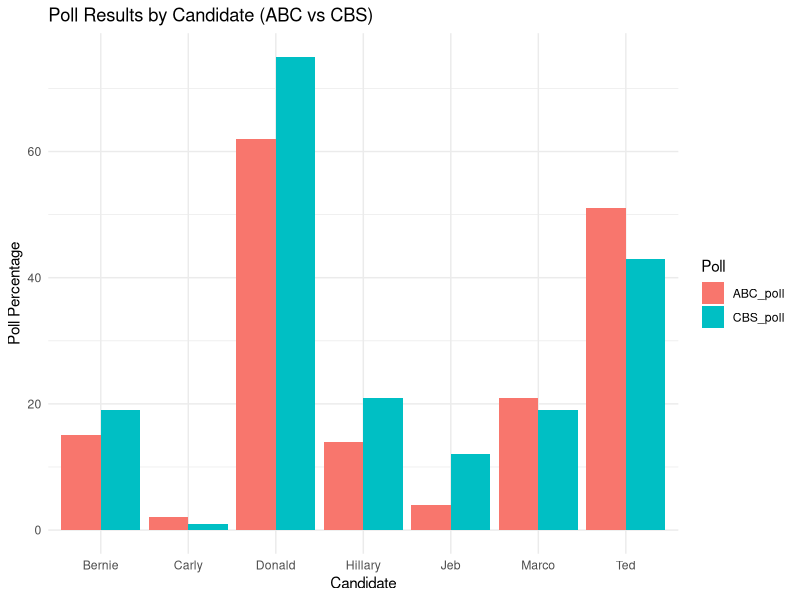
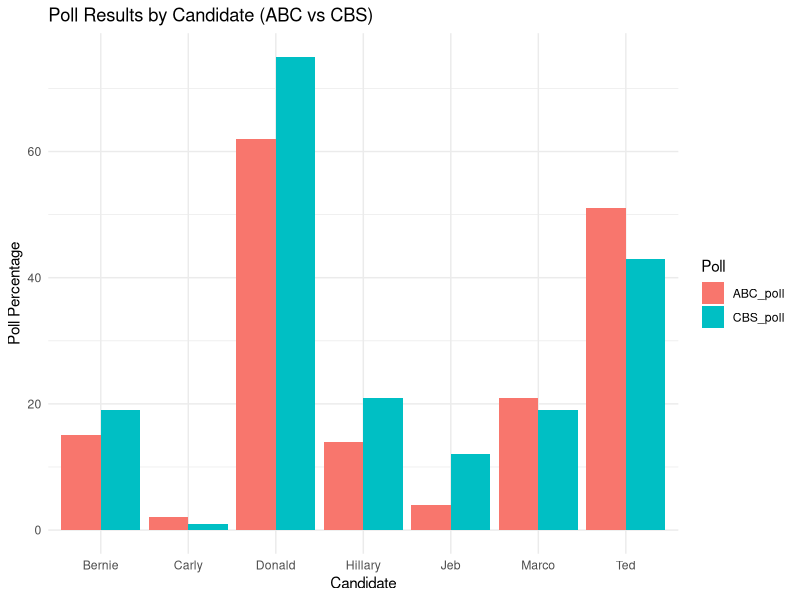

Write R code to recreate these figures, in order.
# Assignment #3 - Poll Data (2016 “Poll” Data)

# 1) Make the data
Name      <- c("Jeb","Donald","Ted","Marco","Carly","Hillary","Bernie")
ABC_poll  <- c(4, 62, 51, 21, 2, 14, 15)
CBS_poll  <- c(12, 75, 43, 19, 1, 21, 19)

df_polls <- data.frame(Name, ABC_poll, CBS_poll)

# 2) Quick check of the data
str(df_polls)
head(df_polls)

# 3) Summary stats
mean(df_polls$ABC_poll)
mean(df_polls$CBS_poll)

median(df_polls$ABC_poll)
median(df_polls$CBS_poll)

range(df_polls$ABC_poll)
range(df_polls$CBS_poll)

# 4) Difference column (CBS - ABC)
df_polls$Diff <- df_polls$CBS_poll - df_polls$ABC_poll
df_polls

# 5) Bar chart with ggplot (use tidyr to go long)
library(tidyr)
df_long <- df_polls |>
  pivot_longer(cols = c(ABC_poll, CBS_poll),
               names_to = "Poll",
               values_to = "Score")

library(ggplot2)
p <- ggplot(df_long, aes(x = Name, y = Score, fill = Poll)) +
  geom_col(position = "dodge") +
  labs(title = "Poll Results by Candidate (ABC vs CBS)",
       x = "Candidate", y = "Poll Percentage") +
  theme_minimal()

print(p)

# 6) Save plot for your blog
ggsave("polls_barplot.png", plot = p, width = 8, height = 5, dpi = 300)





           
           
           
      
